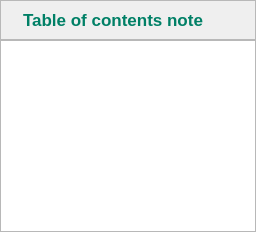
      <widget class="QWidget" name="table_of_contents_note">
       <layout class="QVBoxLayout" name="verticalLayout_7">
        <property name="spacing">
         <number>0</number>
        </property>
        <property name="leftMargin">
         <number>0</number>
        </property>
        <property name="topMargin">
         <number>0</number>
        </property>
        <property name="rightMargin">
         <number>0</number>
        </property>
        <property name="bottomMargin">
         <number>0</number>
        </property>
        <item>
         <widget class="QFrame" name="frameSearchInNote_2">
          <property name="frameShape">
           <enum>QFrame::StyledPanel</enum>
          </property>
          <property name="frameShadow">
           <enum>QFrame::Plain</enum>
          </property>
          <layout class="QHBoxLayout" name="horizontalLayout_4">
           <item>
            <widget class="QLabel" name="label_9">
             <property name="maximumSize">
              <size>
               <width>32</width>
               <height>32</height>
              </size>
             </property>
             <property name="text">
              <string/>
             </property>
             <property name="pixmap">
              <pixmap resource="../../resources/resources.qrc">:/newPrefix/icons/list41-2.svg</pixmap>
             </property>
             <property name="scaledContents">
              <bool>true</bool>
             </property>
            </widget>
           </item>
           <item>
            <widget class="QLabel" name="label_5">
             <property name="font">
              <font>
               <pointsize>12</pointsize>
               <weight>75</weight>
               <bold>true</bold>
              </font>
             </property>
             <property name="text">
              <string>&lt;html&gt;&lt;head/&gt;&lt;body&gt;&lt;p&gt;&lt;span style=&quot; font-size:13pt; color:#008066;&quot;&gt;Table of contents note&lt;/span&gt;&lt;/p&gt;&lt;/body&gt;&lt;/html&gt;</string>
             </property>
            </widget>
           </item>
           <item>
            <spacer name="horizontalSpacer_5">
             <property name="orientation">
              <enum>Qt::Horizontal</enum>
             </property>
             <property name="sizeHint" stdset="0">
              <size>
               <width>40</width>
               <height>20</height>
              </size>
             </property>
            </spacer>
           </item>
          </layout>
         </widget>
        </item>
        <item>
         <widget class="QTextBrowser" name="textBrowser_NoteContents"/>
        </item>
       </layout>
      </widget>
